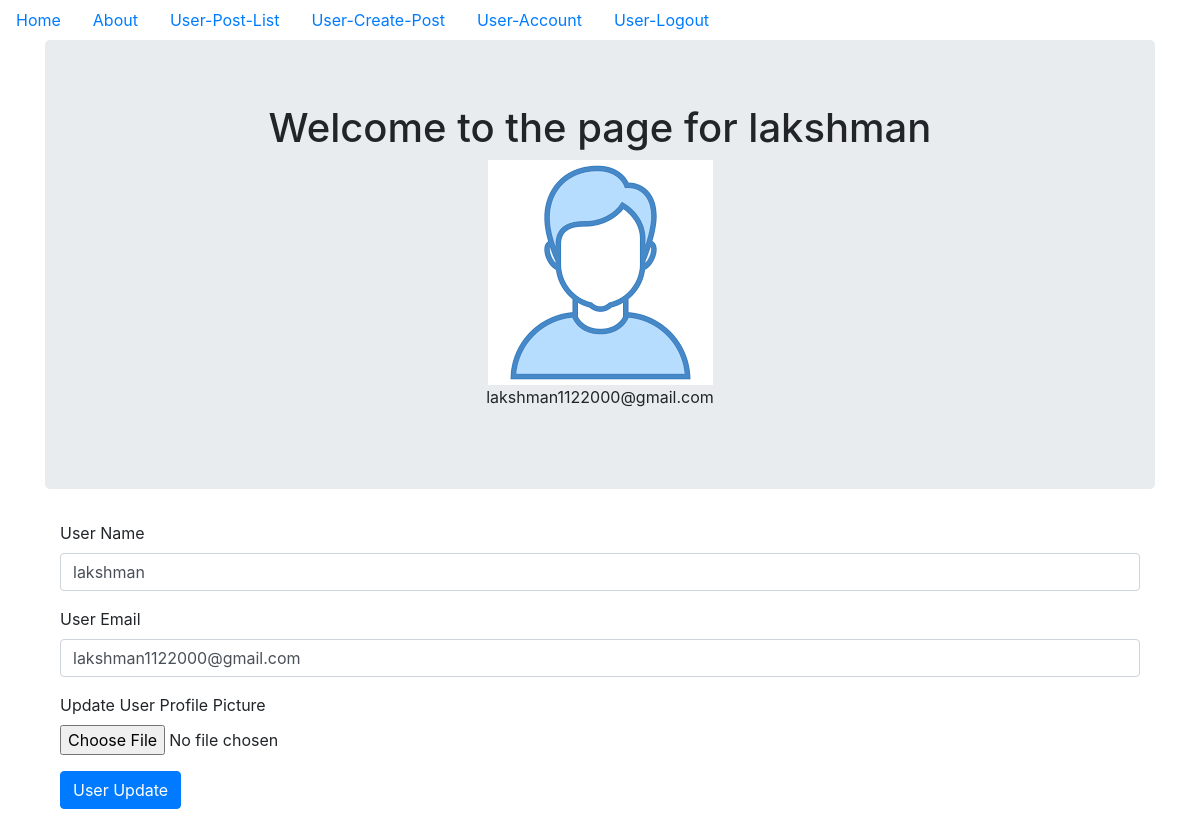
Page /user_account (signed in) on the committed database.
### models.py (models this page shows, shortened)
class User(db.Model, UserMixin):
    __tablename__ = 'user_table'
    id = db.Column(db.Integer, primary_key = True)
    profile_image = db.Column(db.String(20), nullable=False, default='user_default_profile.jpg')
    email = db.Column(db.String(64), unique=True, index=True)
    username = db.Column(db.String(64), unique=True, index=True)
    password_hash = db.Column(db.String(128))
    posts = db.relationship('UserBlogPost', backref='user_author', lazy=True)
    admin_id = db.Column(db.Integer,db.ForeignKey('admin_table.id'), nullable=False)

### user_site/user_authentication/views.py (the view)
@user_authentication_bp.route("/user_account", methods=['GET', 'POST'])
@login_required
@reauth_required('admin')
def user_account():
    form = User_UpdateForm()
    if form.validate_on_submit():
        if form.picture.data:
            username = current_user.username
            pic = add_profile_pic(form.picture.data,username)
            current_user.profile_image = pic
        current_user.username = form.username.data
        current_user.email = form.email.data
        db.session.commit()
        flash('User Account Updated')
        return redirect(url_for('user_authentication_bp.user_account'))
    elif request.method == 'GET':
        form.username.data = current_user.username
        form.email.data = current_user.email
    profile_image = url_for('static', filename='profile_pics/' + current_user.profile_image)
    return render_template('user_account.html', profile_image=profile_image, form=form)

### user_site/user_authentication/forms.py (shortened to what this page needs)
class User_UpdateForm(FlaskForm):
    email = StringField('User Email', validators=[DataRequired(),Email()])
    username = StringField('User Name', validators=[DataRequired()])
    picture = FileField('Update User Profile Picture', validators=[FileAllowed(['jpg', 'png'])])
    submit = SubmitField('User Update')

### models.py (called while the page is built)
@login_manager.user_loader
def load_user(user_id):
    user = User.query.get(user_id)
    if user:
        return user
    admin = Admin.query.get(user_id)
    if admin:
        return admin
    return None

### reauthentication.py (called while the page is built)
def reauth_required(role):
    def decorator(f):
        @wraps(f)
        def decorated_function(*args, **kwargs):
            if not session.get('reauthenticated'):
                flash('Please re-authenticate to access this page.', 'warning')
                if role == 'user' and current_user.id != 0:
                    return redirect(url_for('admin_authentication_bp.admin_login', next=request.url))
                elif role == 'admin' and current_user.id == 0:
                    return redirect(url_for('user_authentication_bp.user_login', next=request.url))
            return f(*args, **kwargs)
        return decorated_function
    return decorator

### user_site/templates/user_account.html (shortened to what this page needs)
{% extends "base.html" %}
{% block content %}
<div class="jumbotron">
  <div align='center'>
    <h1 >Welcome to the page for {{current_user.username}}</h1>
    <img align='center' src="{{ url_for('static', filename='profile_pics/' + current_user.profile_image) }}">
    <p>{{ current_user.email }}</p>
  </div>
</div>
<div class="container">
  <form class="form-group" method="POST" action = "" enctype="multipart/form-data">
    <div class="form-group">
      {{ form.username.label(class="form-control-label") }}
      {{form.username(class='form-control form-control-label')  }}
    </div>
    <div class="form-group">
      {{ form.email.label(class="form-control-label") }}
      {{form.email(class='form-control form-control-label')  }}
    </div>
    <div class="form-group">
      {{ form.picture.label(class="form-control-label") }}
      {{ form.picture(class="form-control-file") }}
    </div>
    <div class="form-group">
        {{ form.submit(class="btn btn-primary") }}
    </div>
  </form>
</div>
{% endblock content %}

### rows in the picture
User: username "lakshman", profile_image (placeholder picture), email "lakshman1122000@gmail.com"
